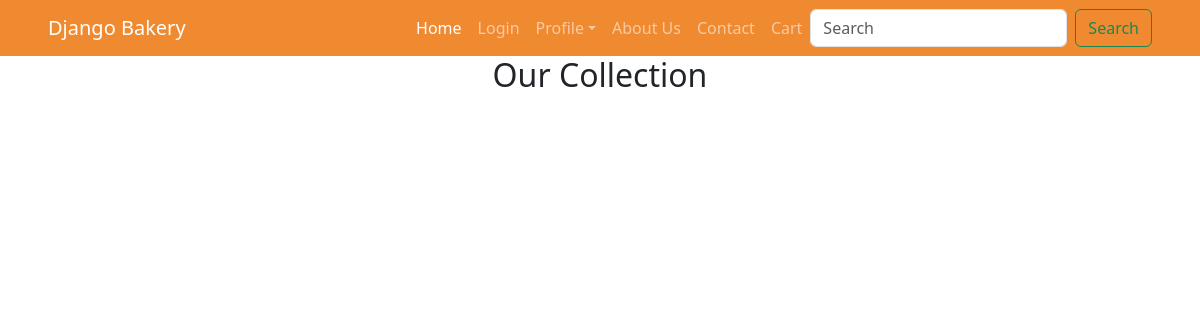
Page /collection/all on the earlier database version.
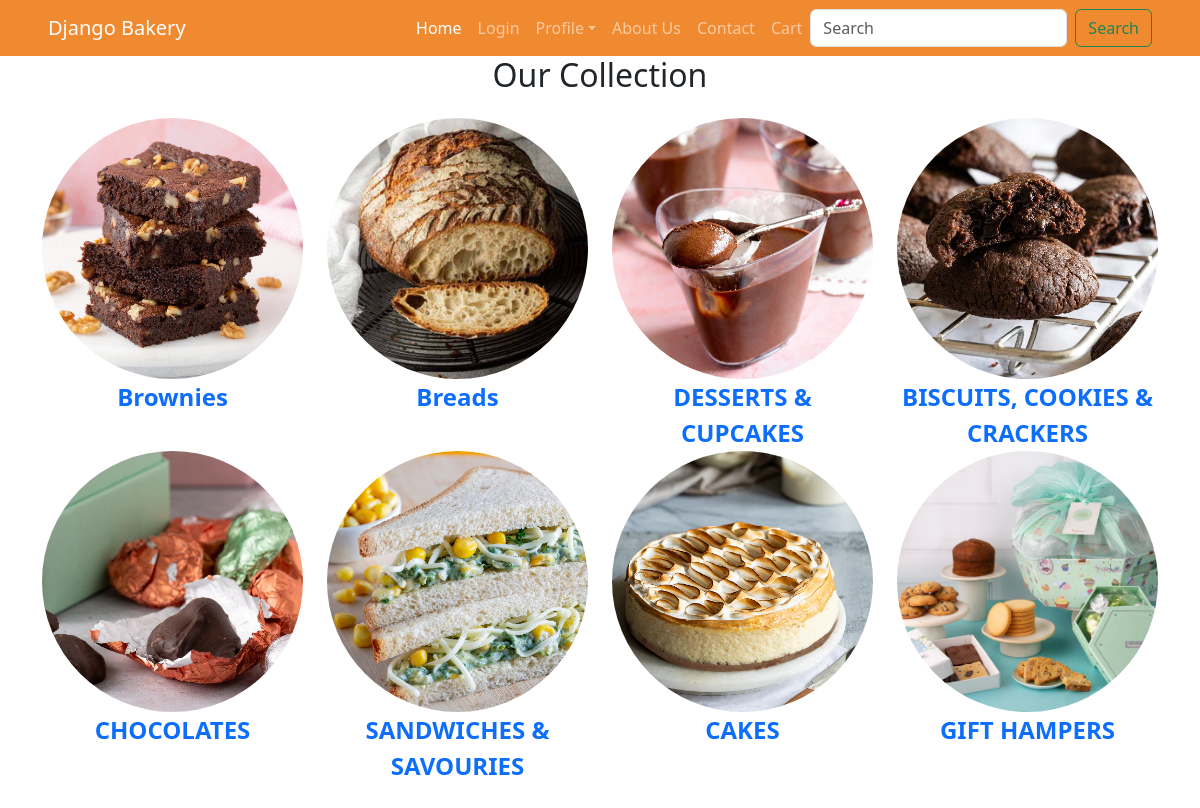
Same page on the later database version.
### inventory/models.py (models this page shows, shortened)
class Collection(models.Model):
    name = models.CharField(max_length=50)
    desc = models.TextField()
    image = models.ImageField(upload_to="collection", blank=True, null=True)

### inventory/views.py (the view)
# urls.py: path('collection/all',views.collection_list,name='collection_all'),
def collection_list(request):
    return render(request,'inventory/collection_all.html', context={
        'collections':Collection.objects.all()
    })

### cart/templatetags/cart_tags.py (called while the page is built)
@register.simple_tag()
def count_cart_items():
     return CartItem.objects.count()

### templates/inventory/collection_all.html (shortened to what this page needs)
{% extends 'layout/base.html' %}
{% load static %}
{% block content %}
<div class="container-fluid">
    <div class="row">
        <div class="col">
            <h2 class="text-center">Our Collection</h2>
            <div class="container py-2 my-3">
                <div class="row">
                    {% for item in collections %}
                    <div class="col-md-3 text-center collection">
                        <a href="{% url 'collection_detail' item.id %}">
                            <img src="{{item.image.url}}" alt="{{item.name}}" class="img-fluid rounded-circle">
                        </a>
                        <a href="{% url 'collection_detail' item.id %}" class="fs-4 fw-bold text-decoration-none ">{{item.name}}</a>
                    </div>
                    {% endfor %}
                </div>
            </div>
        </div>
    </div>
</div>
{% endblock content %}

### templates/layout/base.html (shortened to what this page needs)
<!doctype html>
<html lang="en">
    <head>
        <link
            href="https://cdn.jsdelivr.net/npm/bootstrap@5.3.2/dist/css/bootstrap.min.css"
            rel="stylesheet"
        />
        <link rel="stylesheet" type="text/css" href="https://cdn.jsdelivr.net/npm/toastify-js/src/toastify.min.css">
    </head>
    <body>
        <header>
            {% include 'components/navbar.html' %}
        </header>
        <main>
            {% block content %}{% endblock %}
        </main>
    </body>
</html>

### templates/components/navbar.html (shortened to what this page needs)
{% load cart_tags %}
<nav class="navbar navbar-expand-lg navbar-dark px-5" style=" background-color: rgb(240, 138, 49); ">
    <a class="navbar-brand" href="{% url 'home' %}">Django Bakery</a>
    <div class="collapse navbar-collapse" id="collapsibleNavId">
        <ul class="navbar-nav ms-auto mt-2 mt-lg-0">
            <li class="nav-item">
                <a class="nav-link active" href="{% url 'home' %}" aria-current="page">Home </a>
            </li>
            {% if not user.is_authenticated %}
            <li class="nav-item">
                <a class="nav-link" href="{% url 'login' %}">Login</a>
            </li>
            {% endif %}
            <li class="nav-item dropdown">
                <a class="nav-link dropdown-toggle" href="#" id="dropdownId" data-bs-toggle="dropdown"
                    aria-haspopup="true" aria-expanded="false">Profile</a>
            </li>
            <li class="nav-item">
                <a class="nav-link" href="{% url 'about' %}">About Us</a>
            </li>
            <li class="nav-item">
                <a class="nav-link" href="{% url 'contact' %}">Contact</a>
            </li>
            <li class="nav-item">
                <a href="{% url 'view_cart' %}" class="nav-link">
                    Cart
                </a>
            </li>
        </ul>
        <form class="d-flex my-2 my-lg-0">
            <input class="form-control me-sm-2" type="text" placeholder="Search" />
            <button class="btn btn-outline-success my-2 my-sm-0" type="submit">
                Search
            </button>
        </form>
    </div>
</nav>

Differences in the rows shown:
added Collection: image (picture), name "Brownies"
added Collection: image (picture), name "Breads"
added Collection: image (picture), name "DESSERTS & CUPCAKES"
added Collection: image (picture), name "BISCUITS, COOKIES & CRACKERS"
added Collection: image (picture), name "CHOCOLATES"
added Collection: image (picture), name "SANDWICHES & SAVOURIES"
added Collection: image (picture), name "CAKES"
added Collection: image (picture), name "GIFT HAMPERS"
